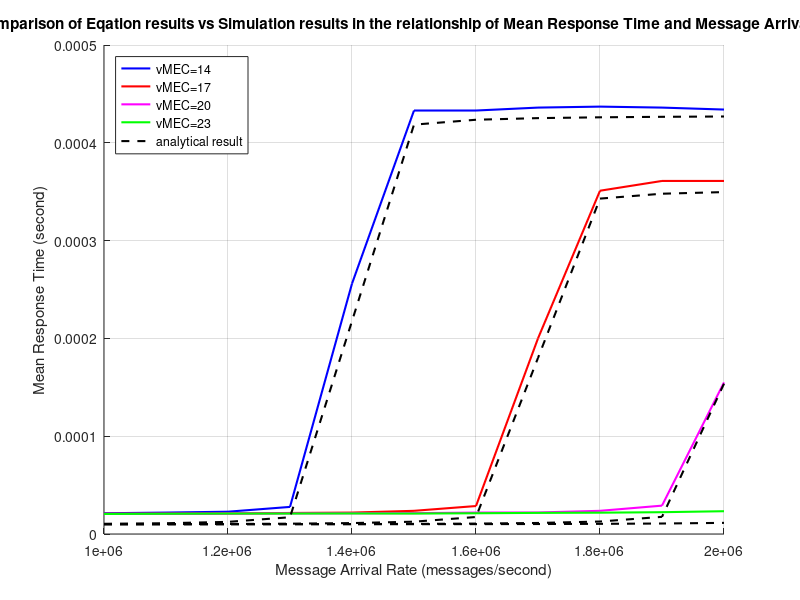

MATLAB code for this plot:
% Define the model parameters
s = [14, 17, 20, 23]; % number of servers
mu = 1 / 0.00001; % service rate (messages per second)
K = 600; % buffer size

% Define the range of message arrival rates
lambda = 1000000:100000:2000000; % message arrival rates (messages per second)

% Calculate the utilization factor (rho, epsilon) for each s and lambda value

% Calculate the blocking probability (p_C^y) and resource usage (R_M) for each s and lambda value
p_0 = zeros(length(s), length(lambda));
p_C = zeros(length(s), length(lambda));
R_M = zeros(length(s), length(lambda));

for i = 1:length(s)
    for j = 1:length(lambda)
        y=0;
        rho(i,j) = lambda(j)/mu;
        epsilon(i,j) = lambda(j)/(s(i)*mu);    
        if (epsilon(i,j) ~= 1)
            p_0(i,j) = (rho(i,j)^s(i)/factorial(s(i))*(1-epsilon(i,j)^(K-s(i)+1))/(1-epsilon(i,j))+sum(rho(i,j).^(0:s(i)-1)./factorial(0:s(i)-1)))^-1;
        else
            p_0(i,j) = (rho(i,j)^s(i)/factorial(s(i))*(K-s(i)+1)+sum(rho(i,j).^(0:s(i)-1)./factorial(0:s(i)-1)))^-1;
        end
        mean_msg_requ(i,j)=0;
        for ii=1:s(i)
            mean_msg_requ(i,j)=mean_msg_requ(i,j)+ii*p_0(i,j)*rho(i,j)^ii/factorial(ii);
        end
        for iii=s(i)+1:K
            mean_msg_requ(i,j)=mean_msg_requ(i,j)+p_0(i,j)*iii*epsilon(i,j)^(iii-s(i))*rho(i,j)^(s(i))/factorial(s(i));
        end
        if(y>=0 && y<s(i)) 
            p_C(i,j) = p_0(i,j)*rho(i,j)^y/factorial(y);
        elseif (y<=K)
            p_C(i,j) = p_0(i,j)*rho(i,j)^(y)/factorial(s(i))/s(i)^(y-s(i));
        end
        R_M(i,j) = epsilon(i,j)*(1-p_C(i,j));
        if(R_M(i,j)<=1) R_M1(i,j) = R_M(i,j);
        else R_M1(i,j) = 1;
        end
        tau_M1(i,j) = R_M1(i,j)*s(i)*mu;
        mean_response_time(i,j) = mean_msg_requ(i,j)/tau_M1(i,j);
        
    end
end


% Set the JMT simulation result points.
mean_response_time2 = [2.12E-5, 2.19E-5, 2.28E-5, 2.77E-5, 2.56E-4, 4.33E-4, 4.33E-4, 4.36E-4, 4.37E-4, 4.36E-4, 4.34E-4;
                  2.07E-5, 2.08E-5, 2.10E-5, 2.15E-5, 2.19E-5, 2.37E-5, 2.86E-5, 2.00E-4, 3.51E-4, 3.61E-4, 3.61E-4;
                  2.06E-5, 2.07E-5, 2.09E-5, 2.11E-5, 2.12E-5, 2.13E-5, 2.19E-5, 2.20E-5, 2.37E-5, 2.90E-5, 1.55E-4;
                  2.05E-5, 2.07E-5, 2.09E-5, 2.09E-5, 2.10E-5, 2.09E-5, 2.12E-5, 2.16E-5, 2.18E-5, 2.23E-5, 2.33E-5];

% Plot the resource usage (R_M^y) as a function of message arrival rate for each s value
figure;
hold on;
plot(lambda, mean_response_time2(1,:), 'b-', 'LineWidth',1.5,'MarkerSize',6);
plot(lambda, mean_response_time2(2,:), 'r-', 'LineWidth',1.5,'MarkerSize',6);
plot(lambda, mean_response_time2(3,:), 'm-', 'LineWidth',1.5,'MarkerSize',6);
plot(lambda, mean_response_time2(4,:), 'g-', 'LineWidth',1.5,'MarkerSize',6);
xlabel('Message Arrival Rate (messages/second)');
ylabel('Mean Response Time (second)');
title('Comparison of Eqation results vs Simulation results in the relationship of Mean Response Time and Message Arrival Rate')
plot(lambda, mean_response_time(1,:), 'k--', 'LineWidth',1.5,'MarkerSize',6);
plot(lambda, mean_response_time(2,:), 'k--', 'LineWidth',1.5,'MarkerSize',6);
plot(lambda, mean_response_time(3,:), 'k--', 'LineWidth',1.5,'MarkerSize',6);
plot(lambda, mean_response_time(4,:), 'k--', 'LineWidth',1.5,'MarkerSize',6);
legend('vMEC=14', 'vMEC=17', 'vMEC=20', 'vMEC=23','analytical result','Location','northwest');
grid on

